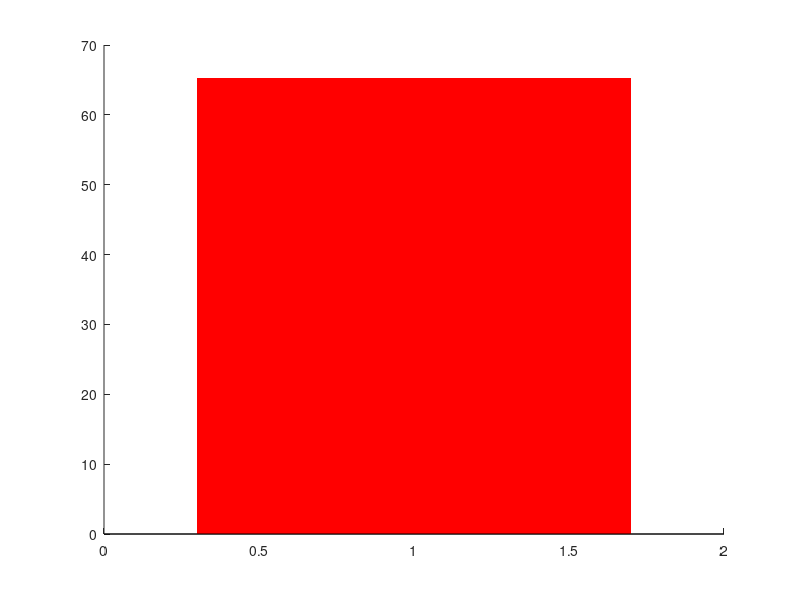

The MATLAB script that drew this image: (Note: this script raises an error after producing the figure.)
%%%%%%%%%%%%%%%%%%%%%%%%%%%%%%%%%%%%%%%%%%%%%%%%%%%%%%%%%%%%%%%%%%%%%%%%%%%%%
% Figure 2 % Jiwon Park % 2023/09/21
% Figure 2A: Comparison of Beliefs about the risks of smoking
%
% 1. perceived risk of direct smoking
% 2. perceived risk of second-hand smoking 
% 3. perceived risk of direct smoking, afffecting their own health 

% Figure 2B: Correlation b/w Beliefs about the risks of smoking and infection
% 1. risk of direct smoking ~ infection 
% 2. risk of second-hand smoking ~ infection
%%%%%%%%%%%%%%%%%%%%%%%%%%%%%%%%%%%%%%%%%%%%%%%%%%%%%%%%%%%%%%%%%%%%%%%%%%%%%

clear; clc;
load gitHub_Sample1.mat

% smoking status 
subjS=find(Sample1_smoking_StatusS==1);
subjPS=find(Sample1_smoking_StatusPS==1);
subjNS=find(Sample1_smoking_StatusNS==1);


%% %%%%%%%%%%%%%%%%%%%%%%%%%%%%%%%%%%%%%%%%%%%%%%%%%%%%%%%%%%%%%%%%%%
%% Figure 2A: Comparison of Beliefs about the risks of smoking
%%%%%%%%%%%%%%%%%%%%%%%%%%%%%%%%%%%%%%%%%%%%%%%%%%%%%%%%%%%%%%%%%%%%

direct=Sample1_smoking_perceivedRiskOfDirectSmoking;
indirect=Sample1_smoking_perceivedRiskOfSecondHandSmoking;
self=Sample1_smoking_perceivedRiskOfDirectSmokingSelf;
infection=Sample1_covid_PerceivedRiskOfBeingInfected;

data_avg_direct_t1=[mean(direct(subjS)) mean(direct(subjPS)) mean(direct(subjNS))]
sem_avg_direct_t1=[std(direct(subjS))/sqrt(length(subjS)) std(direct(subjPS))/sqrt(length(subjPS)) std(direct(subjNS))/sqrt(length(subjNS))]
data_avg_indirect_t1=[mean(indirect(subjS)) mean(indirect(subjPS)) mean(indirect(subjNS))]
sem_avg_indirect_t1=[std(indirect(subjS))/sqrt(length(subjS)) std(indirect(subjPS))/sqrt(length(subjPS)) std(indirect(subjNS))/sqrt(length(subjNS))]
data_avg_self_t1=[mean(self(subjS)) mean(self(subjPS))]
sem_avg_self_t1=[std(self(subjS))/sqrt(length(subjS)) std(self(subjPS))/sqrt(length(subjPS))]

%% perceived risk of direct smoking
c={'r','b','k'};
figure('color','w'); hold on;
count=0;
for idx=1:3
    count=count+1;
    bar(idx, data_avg_direct_t1(count),'facecolor',c{count},'edgecolor','none','barwidth',0.7);
    errorbar(idx, data_avg_direct_t1(count), sem_avg_direct_t1(count),'linewidth',2, 'color','k');
end
xticks(1:3); xticklabels({'S','PS','NS'});
ylim([0 100]); ylabel('Perceived risk of smoking');
yticks(0:20:100)
set(gca,'linewidth',2,'fontsize',18);

%% perceived risk of second-hand smoking
c={'r','b','k'};
figure('color','w'); hold on;
count=0;
for idx=1:3
    count=count+1;
    bar(idx, data_avg_indirect_t1(count),'facecolor',c{count},'edgecolor','none','barwidth',0.7);
    errorbar(idx, data_avg_indirect_t1(count), sem_avg_indirect_t1(count),'linewidth',2, 'color','k');
end
xticks(1:3); xticklabels({'S','PS','NS'});
ylim([0 100]); ylabel('Perceived risk of smoking');
yticks(0:20:100)
set(gca,'linewidth',2,'fontsize',18);

%% direct; affecting their own health
c={'r','b','k'};
figure('color','w'); hold on;
count=0;
for idx=1:2
    count=count+1;
    bar(idx, data_avg_self_t1(count),'facecolor',c{count},'edgecolor','none','barwidth',0.7);
    errorbar(idx, data_avg_self_t1(count), sem_avg_self_t1(count),'linewidth',2, 'color','k');
end
xticks(1:2); xticklabels({'S','PS'});
ylim([0 100]); ylabel('Perceived risk of smoking; self');
yticks(0:20:100)
set(gca,'linewidth',2,'fontsize',18);


%% %%%%%%%%%%%%%%%%%%%%%%%%%%%%%%%%%%%%%%%%%%%%%%%%%%%%%%%%%%%%%%%%%%
%% Figure 2B: Correlation b/w Beliefs about the risks of smoking and infection
%%%%%%%%%%%%%%%%%%%%%%%%%%%%%%%%%%%%%%%%%%%%%%%%%%%%%%%%%%%%%%%%%%%%

s=subjS; % S or PS or NS 
x=indirect(s); % direct or indirect 
y=Sample1_covid_PerceivedRiskOfBeingInfected(s);

figure('color','w'); hold on;
plot(x, y, '.','markersize',20,'color',[0.7 0.7 0.7])
[r p]=corr(x,y,'type','Pearson')

c=[0.7 0.7 0.7];
c='r';
xaxis_=[0 100];

stats=regstats(y, x); b0=stats.beta(1); b1=stats.beta(2);
xx= linspace(xaxis_(1),xaxis_(2), 2); % Adapt n for resolution of graph
yy= b0+b1*xx;
plot(xx,yy,'linewidth',8,'color',c);
set(gca,'linewidth',2,'fontsize',18);



%% correlation test
% [p, z, za, zb] = corr_rtest(ra, rb, na, nb) 

% comparison of two correlation coefficients
% 
% input: ra, rb: r-values of correlation coefficient
%        na, nb: the number of datas
%
% ouput: p(1): pvalue of one-tailed test
%        p(2): pvalue of two-tailed test
%        za, zb: z transformed value of ra, rb
%

% comparison of two correlation coefficient 
% inspired from r.test() of Rlang
% cite: https://www.mathworks.com/matlabcentral/fileexchange/61398-comparison-test-of-two-correlation-coefficient-corr_rtest-ra-rb-na-nb
% using Fisher Z-transformation (https://www.statisticshowto.com/fisher-z/)

smokingBelief=direct;
[DrS,DpS]=corr(smokingBelief(subjS),infection(subjS))
[DrPS, DpPS]=corr(smokingBelief(subjPS),infection(subjPS))
[DrNS, DpNS]=corr(smokingBelief(subjNS),infection(subjNS))

smokingBelief=indirect;
[IDrS,IDpS]=corr(smokingBelief(subjS),infection(subjS))
[IDrPS, IDpPS]=corr(smokingBelief(subjPS),infection(subjPS))
[IDrNS, IDpNS]=corr(smokingBelief(subjNS),infection(subjNS))


clc;[p, z, za, zb] = corr_rtest(DrS, IDrS, length(subjS), length(subjS)) 
clc;[p, z, za, zb] = corr_rtest(DrPS, IDrPS, length(subjPS), length(subjPS)) 
clc;[p, z, za, zb] = corr_rtest(DrNS, IDrNS, length(subjNS), length(subjNS))
